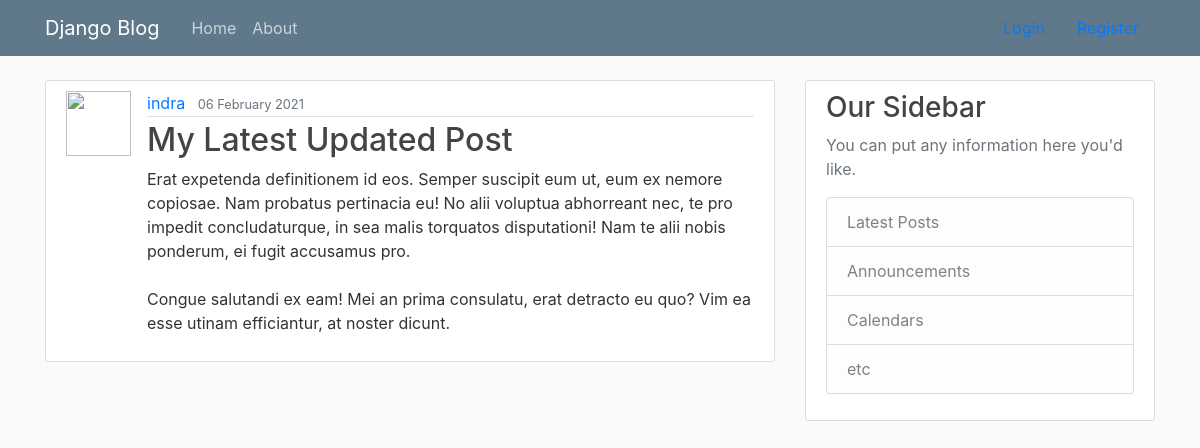
The page /post/29/ on the database its author committed.
### blog/models.py (models this page shows, shortened)
class Post(models.Model):
    title = models.CharField(max_length=100)
    content = models.TextField()
    date_posted = models.DateTimeField(default=timezone.now)
    author = models.ForeignKey(User, on_delete=models.CASCADE)

### blog/views.py (the view)
# urls.py: path("post/<int:pk>/", PostDetailView.as_view(), name="post-detail"),
class PostDetailView(DetailView):
    model = Post

### blog/templates/blog/post_detail.html (shortened to what this page needs)
{% extends "blog/base.html" %}
{% block content %}
    <article class="media content-section">
        <img class="rounder-circle article-img" src="{{ object.author.profile.image.url }}">
        <div class="media-body">
        <div class="article-metadata">
            <a class="mr-2" href="{% url 'user_posts' object.author.username %}">{{ object.author }}</a>
            <small class="text-muted">{{ object.date_posted|date:"d F Y" }}</small>
        </div>
        <h2 class="article-title">{{ object.title }}</h2>
        <p class="article-content">{{ object.content }}</p>
        </div>
    </article>
{% endblock content %}

### blog/templates/blog/base.html (shortened to what this page needs)
{% load static %}
<!DOCTYPE html>
<html>
    <head>
        <link rel="stylesheet" href="https://stackpath.bootstrapcdn.com/bootstrap/4.3.1/css/bootstrap.min.css">
        <link rel="stylesheet" type="text/css", href="{% static 'blog/main.css' %}">
        <link rel="stylesheet" href="">
    </head>
    <body>
        <header class="site-header">
            <nav class="navbar navbar-expand-md navbar-dark bg-steel fixed-top">
                <div class="container">
                <a class="navbar-brand mr-4" href="{% url 'blog-home' %}">Django Blog</a>
                <div class="collapse navbar-collapse" id="navbarToggle">
                    <div class="navbar-nav mr-auto">
                    <a class="nav-item nav-link" href="{% url 'blog-home' %}">Home</a>
                    <a class="nav-item nav-link" href="{% url 'blog-about' %}">About</a>
                    </div>
                    {% if user.is_authenticated %}
                    <div class="navbar-nav">
                      <a class="nav-item nav-link" href="{% url 'post-create' %}">New Post</a>
                      <a class="nav-item nav-link" href="{% url 'profile' %}">Profile</a>
                      <a class="nav-item nav-link" href="{% url 'logout' %}">Logout</a>
                    {% else %}
                      <a class="nav-item nav-link" href="{% url 'login' %}">Login</a>
                      <a class="nav-item nav-link" href="{% url 'register' %}">Register</a>
                    {% endif %}
                    </div>
                </div>
            </nav>
        </header>
        <main role="main" class="container">
            <div class="row">
              <div class="col-md-8">
                {% block content %}{% endblock %}
              </div>
              <div class="col-md-4">
                <div class="content-section">
                  <h3>Our Sidebar</h3>
                  <p class='text-muted'>You can put any information here you'd like.
                    <ul class="list-group">
                      <li class="list-group-item list-group-item-light">Latest Posts</li>
                      <li class="list-group-item list-group-item-light">Announcements</li>
                      <li class="list-group-item list-group-item-light">Calendars</li>
                      <li class="list-group-item list-group-item-light">etc</li>
                    </ul>
                  </p>
                </div>
              </div>
            </div>
        </main>
    </body>
</html>

### blog/static/blog/main.css (style rules this page uses)
body { background: #fafafa; color: #333333; margin-top: 5rem; }
h1, h2, h3, h4, h5, h6 { color: #444444; }
ul { margin: 0; }
.bg-steel { background-color: #5f788a; }
.site-header .navbar-nav .nav-link { color: #cbd5db; }
.content-section { background: #ffffff; padding: 10px 20px; border: 1px solid #dddddd; border-radius: 3px; margin-bottom: 20px; }
.article-title { color: #444444; }
.article-content { white-space: pre-line; }
.article-img { height: 65px; width: 65px; margin-right: 16px; }
.article-metadata { padding-bottom: 1px; margin-bottom: 4px; border-bottom: 1px solid #e3e3e3; }

### rows shown on the page
Post: author "indra", date_posted "06 February 2021", title "My Latest Updated Post", content "Erat expetenda definitionem id eos. Semper suscipit eum ut, eum ex nemore copiosae. Nam probatus pertinacia eu! No alii voluptua abhorreant nec, te pro impedit concludaturque, in sea malis torquatos disputationi! Nam te alii nobis ponderum, ei fugit accusamus pro. Congue salutandi ex eam! Mei an prima consulatu, erat detracto eu quo? Vim ea esse utinam efficiantur, at noster dicunt."
